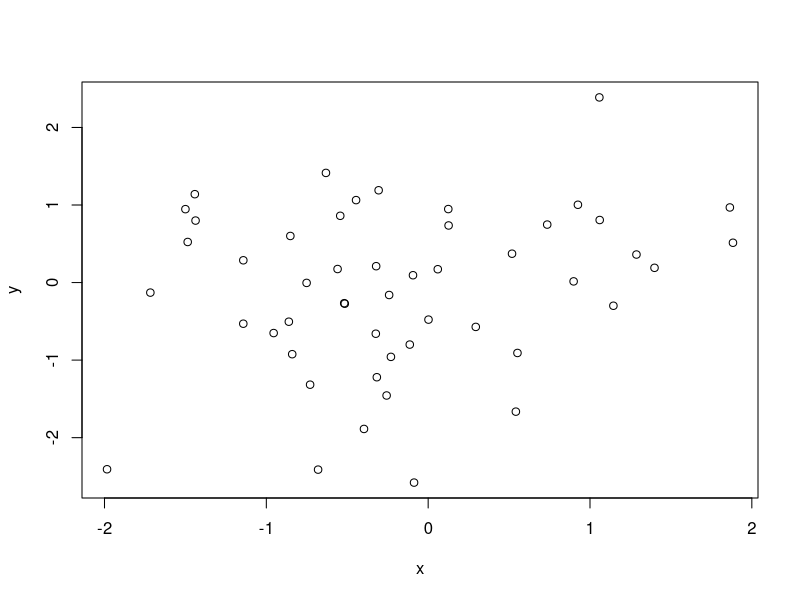
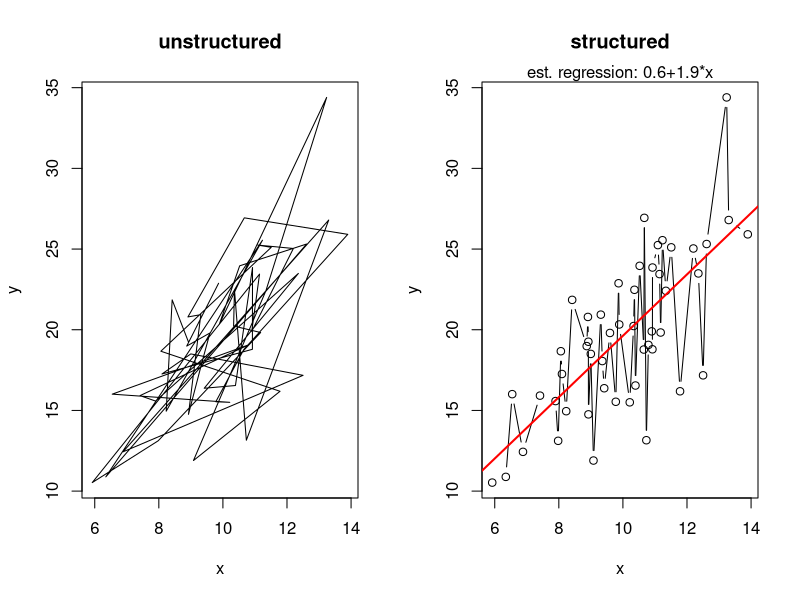
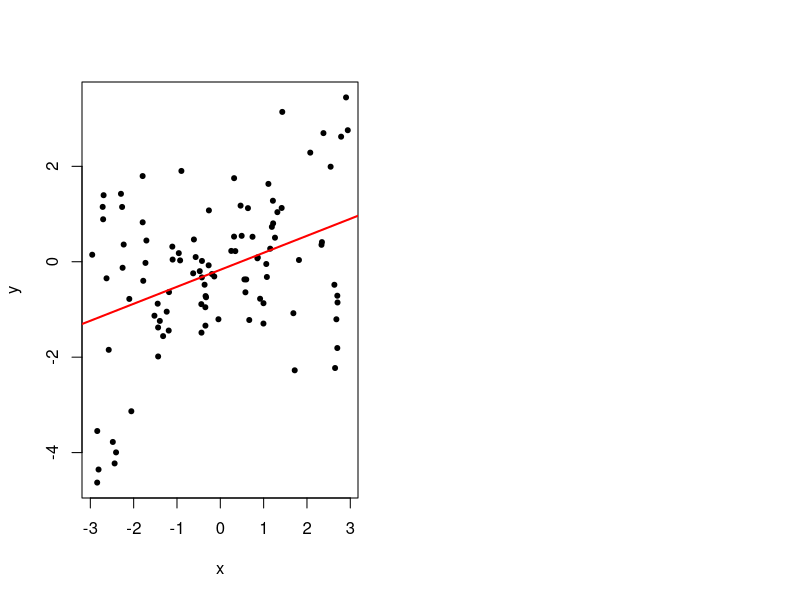
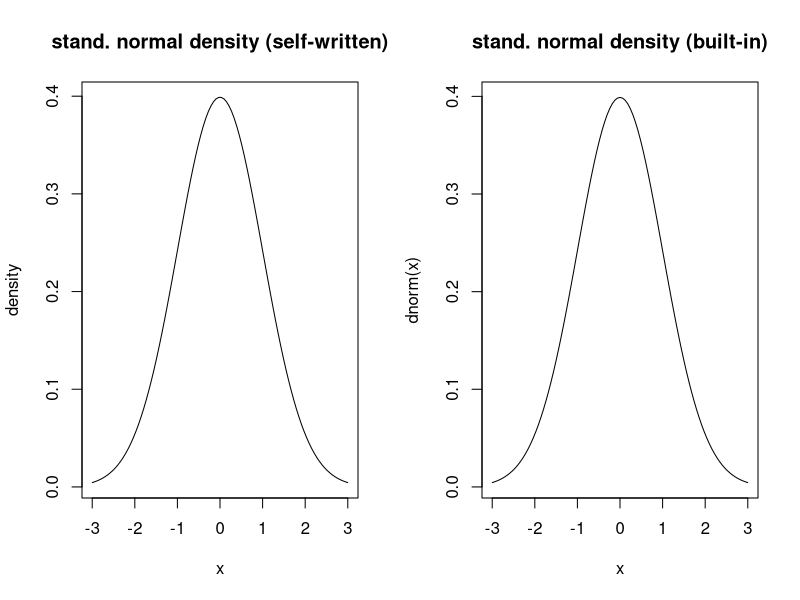
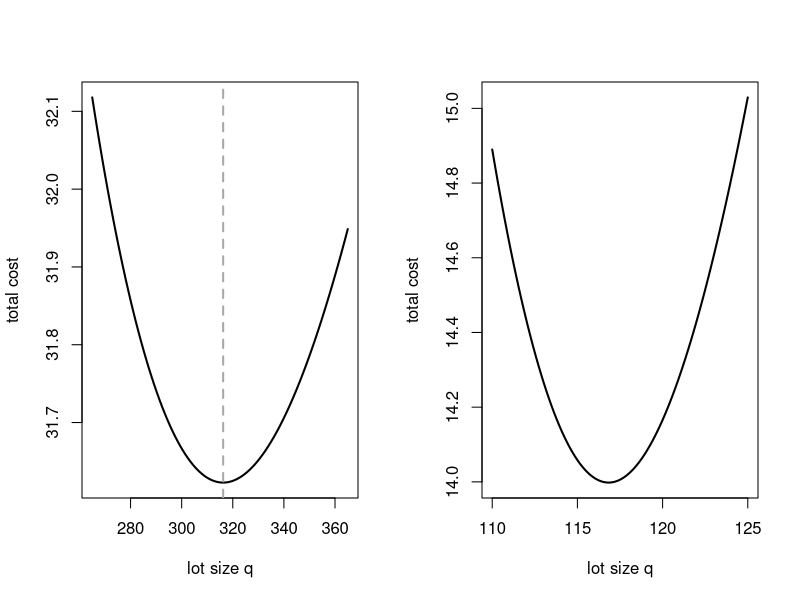
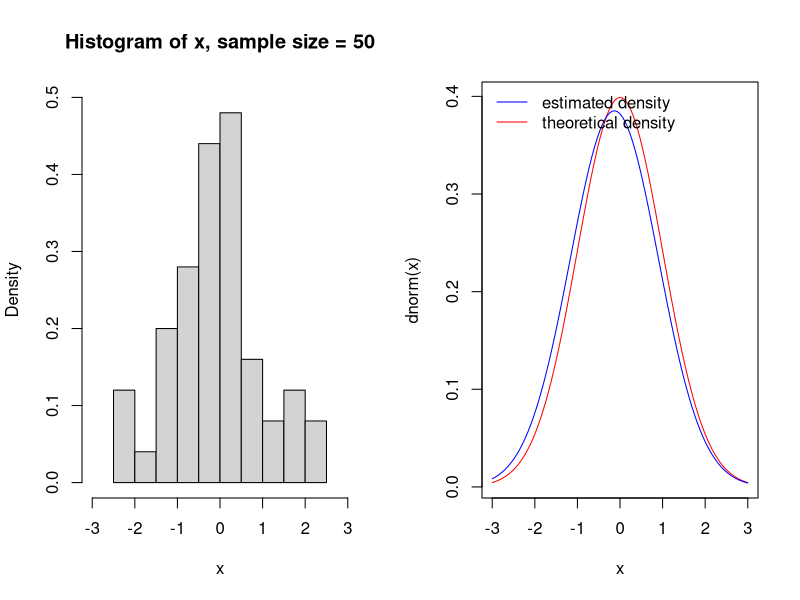
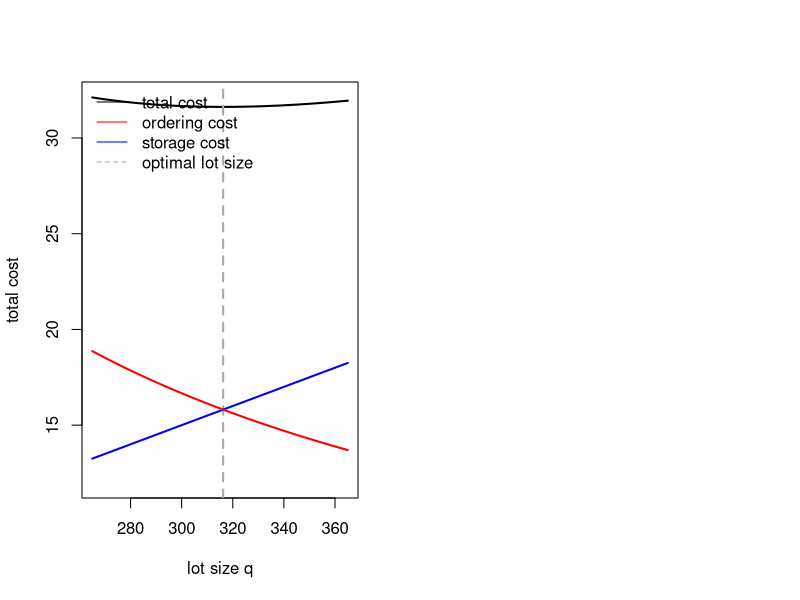

The R script that drew these images, in order:
## ---- chunk 1
knitr::opts_chunk$set(echo = TRUE)
## ---- chunk 2
n <- 50 #number of points to plot
x <- rnorm(n)#random density distribution function for normal distribution
y <- rnorm(n) #independent y coordinates
plot(x,y, xlab = "x", ylab="y")# xlab and ylab define axis labels
## ---- chunk 3
n <- 50 #number of points to plot
x <- rnorm(n,10,2)# mean=10 std=2 
y <- 2*x + rnorm(n,0,sqrt(x)) #linearly dependent y coordinates with heteroscedastic errors

?par
par(mfrow =c(1,2))#set up a device with 2 plots

?plot
#"p" for points,"l" for lines, "b" for both,

plot(x,y, xlab ="x",ylab = "y", type = "l", main ="unstructured" ) # one can also plot lines and a title
#order arranges indexes according to there values ascending or descending order.
#x[order(x)]
plot(x[order(x)],y[order(x)],xlab = "x",ylab = "y",type = "b", main = "structured")# as well as points and lines
?lm#fitting linear regression models
lin.reg <-lm(y~x)
abline(lin.reg,col="red",lwd=2)# and plot the regression line
mtext(text = paste("est. regression: ", round(lin.reg$coefficients[1],1), "+", round(lin.reg$coefficients[2],1), "*x", sep = ""), side = 3) # and add the formula as text
## ---- chunk 4
n<- 100 #number of points to plot
x <- runif(n,min = -3, max=3) #100 x coordinates
y <- sin(3*x^2 -4)*x + 0.5* x + rnorm(n,mean = 0,sd=sqrt(.5))
?plot
#pch is plot character 0 to 20 is black color,
#pch 24 is triangle
plot(x[order(x)], y[order(x)], xlab = "x", ylab = "y", pch=20)
lin.reg <- lm(y~x) #fit a linear regression model
abline(lin.reg,col="red",lwd=2)# ... and plot the regression line
## ---- chunk 5
man.norm <- function(x,mu=0,sigma=1)1/sqrt(2 * pi * sigma^2) * exp(-(x-mu)^2/2/sigma^2)     # density function normal distribution, self-written, default to standard normal
n <- 100
x <- seq(-3,3, length.out = n)# set plotting range (-3,3) and sample n equally spaced points
y <- man.norm(x) #calculate density at x-values
par(mfrow=c(1,2)) #set up a device with 2 plots
plot(x,y, xlab = "x", ylab = "density", type ="l", main = "stand. normal density (self-written)")  
curve(dnorm, from = -3, to= 3, main="stand. normal density (built-in)")
## ---- chunk 6
#cost function
cost_eoq_fun <- function(q, d, co, cl) {
  # returns total cost per period
  # d...demand
  # q...lot size
  # co...ordering cost
  # cl...stock holding cost
  ((1/2)*cl*q)+((d/q)*co)
}

#economic ordering quantity function
eoq_fun <- function(co, d, cl) {
  # return optimal lot size
  # d...demand
  # co...ordering cost
  # cl...stock holding cost
  sqrt((2*co*d)/cl)
}



## ---- chunk 7
q.vec<- seq(265, 365, length.out = 100) #quantity vector setting plotting range for x axis
y.vec <- cost_eoq_fun(q=q.vec,d=100, cl=.1,co= 50)#the  EOQ function


#abline adds 1 or more straight lines on the current plot
?plot.new()

#line type (lty) can be specified using either text (“blank”, “solid”, “dashed”, “dotted”, “dotdash”, “longdash”, “twodash”) or number (0, 1, 2, 3, 4, 5, 6). Note that lty = “solid” is identical to lty=1.

#lwd is line width 
plot(q.vec, y.vec, xlab = "lot size q", ylab = "total cost", type = "l",lwd=2)+ abline(v= eoq_fun(d=100, cl=.1, co=50), col="darkgrey",lwd=2,lty=2)



## ---- chunk 8
newsven_obj_fun <- function(x, cu,co,mu,sigma){
  q.prime <- (x-mu)/sigma
         (cu + co) * sigma * (dnorm(q.prime) + q.prime * pnorm(q.prime)) - cu * sigma * q.prime

}
q.vec <- seq(110, 125, length.out = 100) # x axis
cost.vec <- newsven_obj_fun(x=q.vec, mu = 100, cu=2, co= 0.5, sigma = 20) #yaxis

plot(q.vec, cost.vec, xlab ="lot size q", ylab = "total cost", type = "l", lwd = 2)

## ---- chunk 9
#plot a normal distribution
n <- 50 #sample size
x <- rnorm(n) #sample from standard normal distribution
est.mu<- mean(x) #estimate mean
est.sd <- sd(x)  #estimate standard deviation

#plot histogram with density (default plots frequencies), specify plot range explicitely
hist(x, freq = FALSE,ylim = c(0,0.5),xlim = c(-3,3),main= paste("Histogram of x, sample size =", n) )


#add theoretical density
#add=TRUE means add to already existing plot
curve(dnorm,from = -3, to = 3, col="red")

#add estimated density
{curve(1/sqrt(2 * pi * est.sd^2) * exp(-(x - est.mu)^2/2/est.sd^2), from = -3, to = 3, col = "blue", add = TRUE) 
legend("topleft" , bty="n", col=c("blue","red"), lwd =c(1,1), legend = c("estimated density", "theoretical density"))}
#topleft is position of the legend
## ---- chunk 10
q.vec <- seq(265, 365, length.out = 100)
y.vec <- cost_eoq_fun(q = q.vec , d = 100, cl = .1, co = 50)
{plot(q.vec, y.vec, xlab ="lot size q", ylab = "total cost", type = "l", lwd =2, ylim=c(12,max(y.vec)))+abline(v = eoq_fun(d = 100, cl = .1, co = 50), col="darkgrey", lwd=2, lty=2)+lines(x=q.vec, y=(1/2)*.1*q.vec, lwd=2, col="blue")+lines(x=q.vec, y=(100/q.vec)*50, lwd=2, col="red")
legend("topleft", lty = c(1,1,1,2), col = c("black","red","blue","darkgrey"), legend = c("total cost", "ordering cost", "storage cost", "optimal lot size"), bty="n" )}
